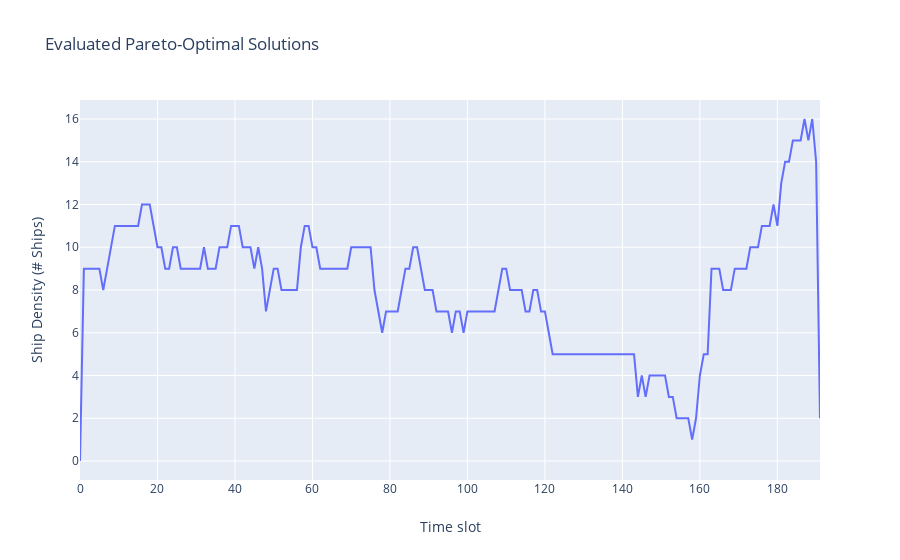

Notebook source saved alongside this figure:
### Code cell
density = np.count_nonzero(x_data, axis=1)
times = np.arange(len(density))

fig = go.Figure()
fig.add_trace(go.Scatter(x=times, 
                         y=density))

fig.update_layout(title='Evaluated Pareto-Optimal Solutions',
                  yaxis_zeroline=False, xaxis_zeroline=False, 
                  xaxis_title="Time slot", yaxis_title="Ship Density (# Ships)")
fig.show()

### Figure 1 — Plotly figure (JSON) as saved in the notebook; plotly's stock layout.template omitted (floating-point values rounded to 4 significant figures; data arrays with more than 128 entries replaced by an {"elided": "..."} marker saying what was removed)
{"data": [{"type": "scatter", "x": {"elided": "192 int values"}, "y": {"elided": "192 int values"}}], "layout": {"autosize": true, "title": {"text": "Evaluated Pareto-Optimal Solutions"}, "xaxis": {"autorange": true, "range": [0, 191], "title": {"text": "Time slot"}, "type": "linear", "zeroline": false}, "yaxis": {"autorange": true, "range": [-0.8889, 16.89], "title": {"text": "Ship Density (# Ships)"}, "type": "linear", "zeroline": false}}}
